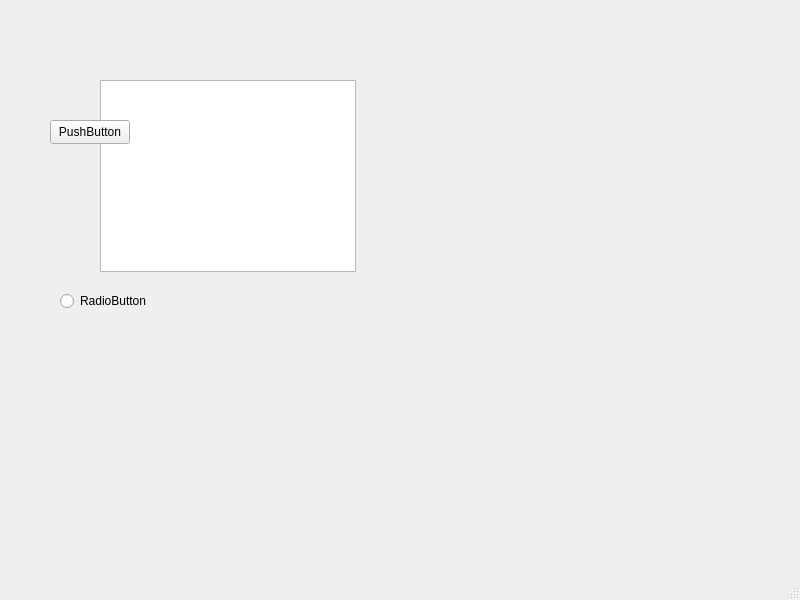
<?xml version="1.0" encoding="UTF-8"?>
<ui version="4.0">
 <class>MainWindow</class>
 <widget class="QMainWindow" name="MainWindow">
  <property name="geometry">
   <rect>
    <x>0</x>
    <y>0</y>
    <width>800</width>
    <height>600</height>
   </rect>
  </property>
  <property name="windowTitle">
   <string>MainWindow</string>
  </property>
  <widget class="QWidget" name="centralwidget">
   <widget class="QListView" name="listView">
    <property name="geometry">
     <rect>
      <x>100</x>
      <y>80</y>
      <width>256</width>
      <height>192</height>
     </rect>
    </property>
   </widget>
   <widget class="QRadioButton" name="radioButton">
    <property name="geometry">
     <rect>
      <x>60</x>
      <y>290</y>
      <width>98</width>
      <height>22</height>
     </rect>
    </property>
    <property name="text">
     <string>RadioButton</string>
    </property>
   </widget>
   <widget class="QPushButton" name="pushButton">
    <property name="geometry">
     <rect>
      <x>50</x>
      <y>120</y>
      <width>80</width>
      <height>24</height>
     </rect>
    </property>
    <property name="text">
     <string>PushButton</string>
    </property>
   </widget>
  </widget>
  <widget class="QMenuBar" name="menubar">
   <property name="geometry">
    <rect>
     <x>0</x>
     <y>0</y>
     <width>800</width>
     <height>21</height>
    </rect>
   </property>
  </widget>
  <widget class="QStatusBar" name="statusbar"/>
 </widget>
 <resources/>
 <connections/>
</ui>
